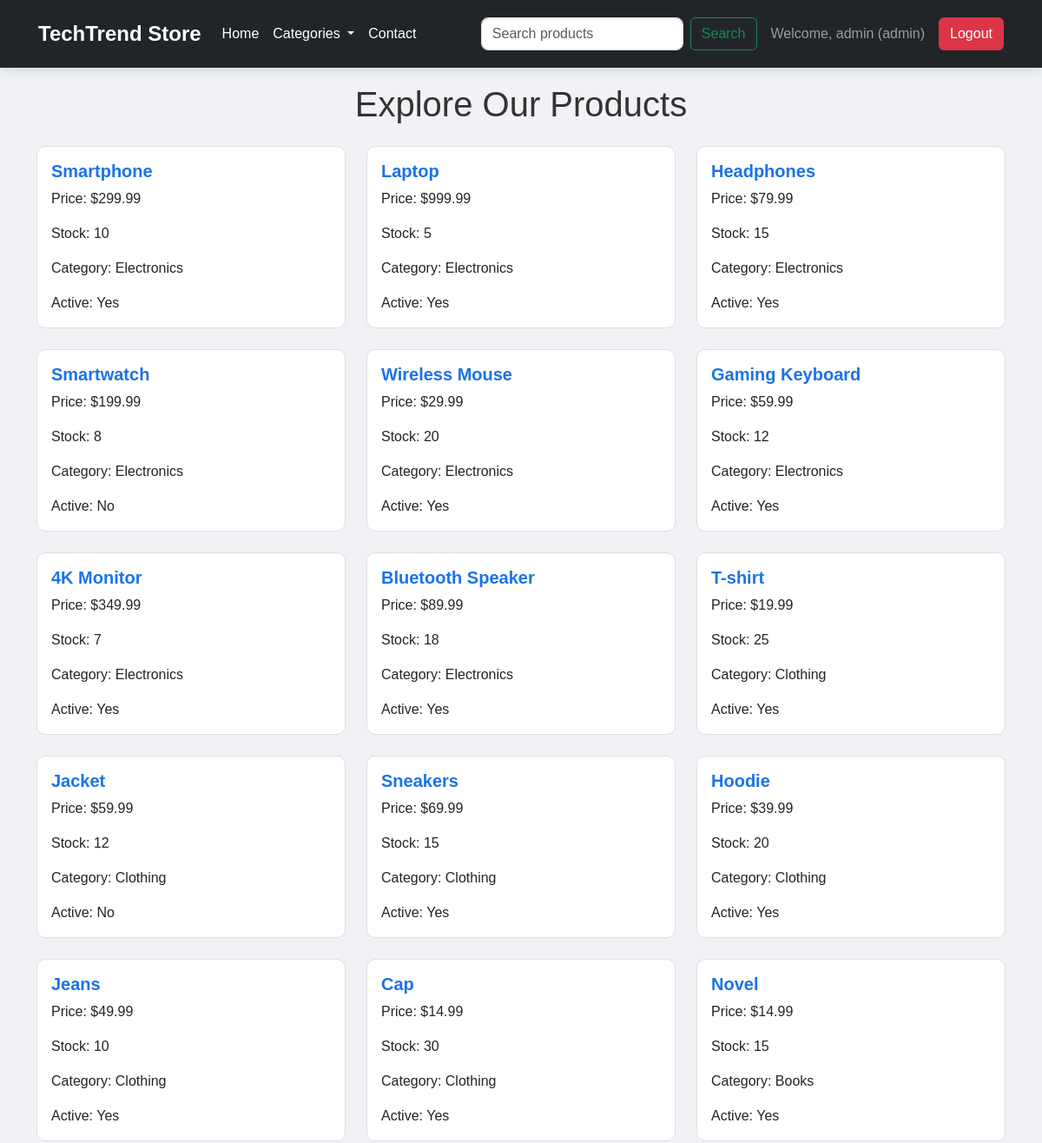
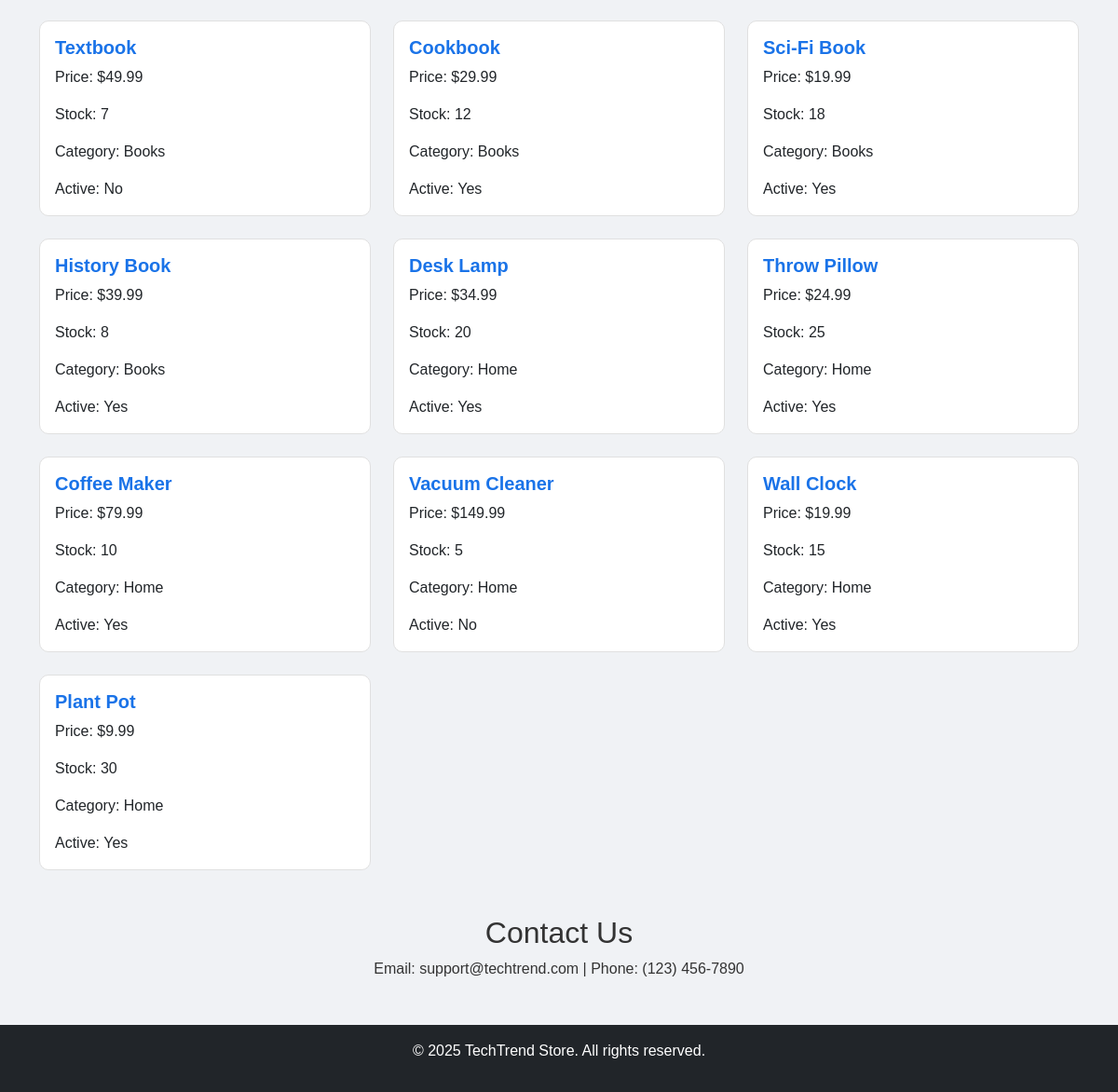
The page /products.php (signed in) on the database its author committed (2 pictures, top to bottom).
### tables this page shows
CREATE TABLE products (
    id INT AUTO_INCREMENT PRIMARY KEY,
    name VARCHAR(100) NOT NULL,
    price DECIMAL(10, 2) NOT NULL,
    stock INT NOT NULL,
    category VARCHAR(50) NOT NULL,
    is_active BOOLEAN DEFAULT 1
);

### products.php (the view, shortened to what this page needs)
<!DOCTYPE html>
<html lang="en">
<head>
    <link href="https://cdn.jsdelivr.net/npm/bootstrap@5.3.0/dist/css/bootstrap.min.css" rel="stylesheet">
    <link rel="stylesheet" href="assets/css/styles.css">
</head>
<body>
    <nav class="navbar navbar-expand-lg navbar-dark bg-dark fixed-top">
        <div class="container-fluid">
            <a class="navbar-brand" href="products.php">TechTrend Store</a>
            <div class="collapse navbar-collapse" id="navbarNav">
                <ul class="navbar-nav me-auto mb-2 mb-lg-0">
                    <li class="nav-item">
                        <a class="nav-link" href="products.php">Home</a>
                    </li>
                    <li class="nav-item dropdown">
                        <a class="nav-link dropdown-toggle" href="#" id="categoryDropdown" role="button" data-bs-toggle="dropdown" aria-expanded="false">
                            Categories
                        </a>
                    </li>
                    <li class="nav-item">
                        <a class="nav-link" href="#contact">Contact</a>
                    </li>
                </ul>
                <form class="d-flex me-3" method="GET" action="products.php">
                    <input class="form-control me-2" type="search" name="search" placeholder="Search products" aria-label="Search" value="<?php echo isset($_GET['search']) ? htmlspecialchars($_GET['search']) : ''; ?>">
                    <button class="btn btn-outline-success" type="submit">Search</button>
                </form>
                <span class="navbar-text me-3">Welcome, <?php echo htmlspecialchars($_SESSION['username']); ?> (<?php echo htmlspecialchars($_SESSION['role']); ?>)</span>
                <a href="products.php?logout=1" class="btn btn-danger">Logout</a>
            </div>
        </div>
    </nav>
    <div class="container mt-5 pt-5">
        <h1 class="text-center mb-4">Explore Our Products</h1>
        <?php
        include 'db_connect.php';
        $where_clause = "";
        $sql = "SELECT name, price, stock, is_active, category FROM products $where_clause";
        $result = $conn->query($sql);
        if ($result->num_rows > 0) {
            echo '<div class="row row-cols-1 row-cols-md-3 g-4">';
            while ($row = $result->fetch_assoc()) {
                echo '<div class="col">';
                echo '<div class="card h-100 product-card">';
                echo '<div class="card-body">';
                echo '<h5 class="card-title">' . htmlspecialchars($row['name']) . '</h5>';
                echo '<p class="card-text">Price: $' . number_format($row['price'], 2) . '</p>';
                echo '<p class="card-text">Stock: ' . $row['stock'] . '</p>';
                echo '<p class="card-text">Category: ' . htmlspecialchars($row['category']) . '</p>';
                echo '<p class="card-text">Active: ' . ($row['is_active'] ? 'Yes' : 'No') . '</p>';
                echo '</div>';
                echo '</div>';
                echo '</div>';
            }
            echo '</div>';
        } else {
            echo '<p class="text-center">No products found.</p>';
        }
        ?>
        <div id="contact" class="mt-5">
            <h2 class="text-center">Contact Us</h2>
            <p class="text-center">Email: support@techtrend.com | Phone: (123) 456-7890</p>
        </div>
    </div>
    <footer class="bg-dark text-white text-center py-3 mt-5">
        <p>© 2025 TechTrend Store. All rights reserved.</p>
    </footer>
</body>
</html>

### assets/css/styles.css (style rules this page uses)
body { background-color: #f0f2f5; color: #333; font-family: 'Arial', sans-serif; }
.navbar { box-shadow: 0 4px 12px rgba(0, 0, 0, 0.1); padding: 1rem 2rem; }
.navbar-brand { font-size: 1.5rem; font-weight: bold; }
.navbar-dark .navbar-nav .nav-link { color: #fff; transition: color 0.3s; }
.product-card { border-radius: 10px; transition: transform 0.3s, box-shadow 0.3s; background: #fff; border: 1px solid #e0e0e0; }
.card-title { color: #1a73e8; font-weight: 600; }
.form-control { border-radius: 8px; box-shadow: inset 0 1px 3px rgba(0, 0, 0, 0.1); transition: border-color 0.3s; }
footer { position: relative; bottom: 0; width: 100%; }

### rows shown on the page
products: name "Smartphone", price "299.99", stock "10", category "Electronics", is_active "Yes"
products: name "Laptop", price "999.99", stock "5", category "Electronics", is_active "Yes"
products: name "Headphones", price "79.99", stock "15", category "Electronics", is_active "Yes"
products: name "Smartwatch", price "199.99", stock "8", category "Electronics", is_active "No"
products: name "Wireless Mouse", price "29.99", stock "20", category "Electronics", is_active "Yes"
products: name "Gaming Keyboard", price "59.99", stock "12", category "Electronics", is_active "Yes"
products: name "4K Monitor", price "349.99", stock "7", category "Electronics", is_active "Yes"
products: name "Bluetooth Speaker", price "89.99", stock "18", category "Electronics", is_active "Yes"
products: name "T-shirt", price "19.99", stock "25", category "Clothing", is_active "Yes"
products: name "Jacket", price "59.99", stock "12", category "Clothing", is_active "No"
products: name "Sneakers", price "69.99", stock "15", category "Clothing", is_active "Yes"
products: name "Hoodie", price "39.99", stock "20", category "Clothing", is_active "Yes"
products: name "Jeans", price "49.99", stock "10", category "Clothing", is_active "Yes"
products: name "Cap", price "14.99", stock "30", category "Clothing", is_active "Yes"
products: name "Novel", price "14.99", stock "15", category "Books", is_active "Yes"
products: name "Textbook", price "49.99", stock "7", category "Books", is_active "No"
products: name "Cookbook", price "29.99", stock "12", category "Books", is_active "Yes"
products: name "Sci-Fi Book", price "19.99", stock "18", category "Books", is_active "Yes"
products: name "History Book", price "39.99", stock "8", category "Books", is_active "Yes"
products: name "Desk Lamp", price "34.99", stock "20", category "Home", is_active "Yes"
products: name "Throw Pillow", price "24.99", stock "25", category "Home", is_active "Yes"
products: name "Coffee Maker", price "79.99", stock "10", category "Home", is_active "Yes"
products: name "Vacuum Cleaner", price "149.99", stock "5", category "Home", is_active "No"
products: name "Wall Clock", price "19.99", stock "15", category "Home", is_active "Yes"
products: name "Plant Pot", price "9.99", stock "30", category "Home", is_active "Yes"

### other values the page prints
$_SESSION['username'] "admin"
$_SESSION['role'] "admin"
